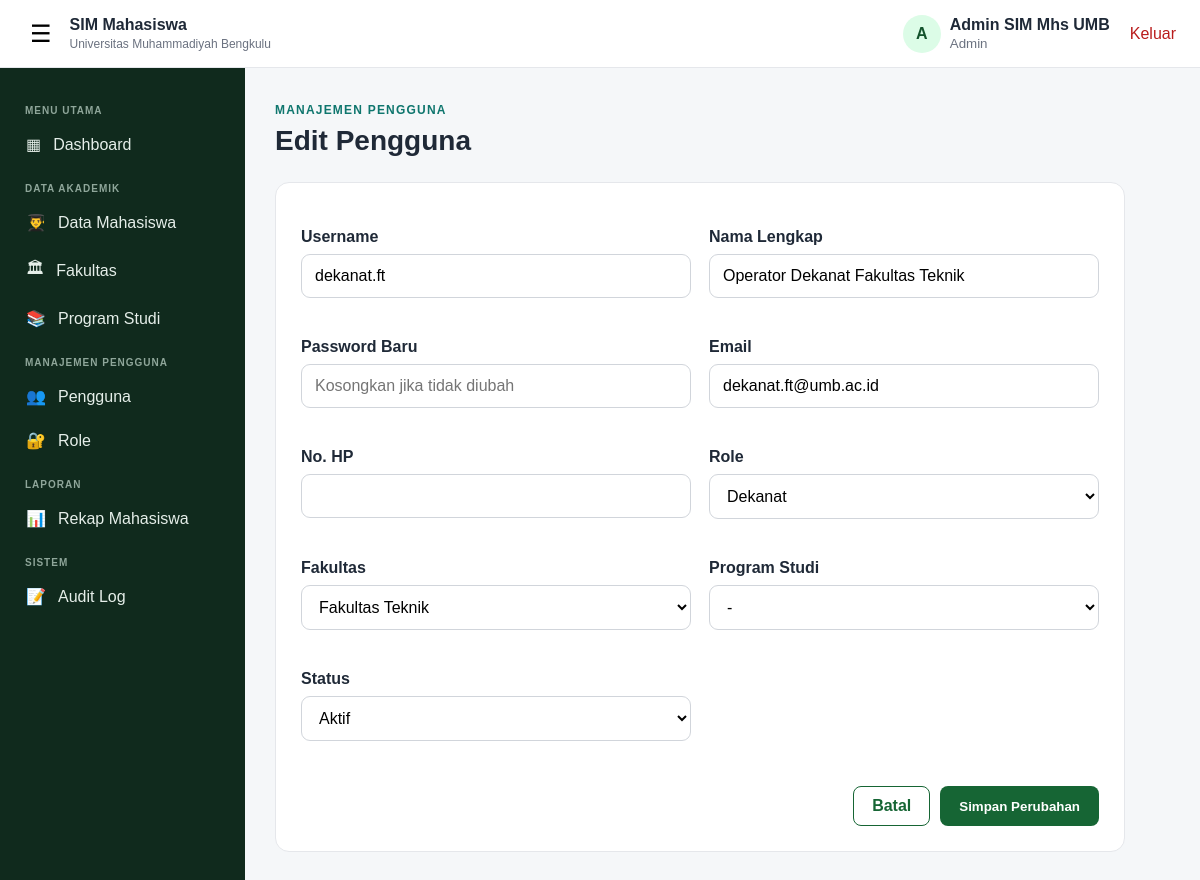
The page /sim_mahasiswa_rbac_role_crud/pengguna_edit.php?id=3 (signed in) on the database its author committed.
### tables this page shows
CREATE TABLE `pengguna` (
  `id_pengguna` bigint(20) UNSIGNED NOT NULL,
  `id_role` smallint(5) UNSIGNED NOT NULL,
  `id_universitas` bigint(20) UNSIGNED DEFAULT NULL,
  `id_fakultas` bigint(20) UNSIGNED DEFAULT NULL,
  `id_program_studi` bigint(20) UNSIGNED DEFAULT NULL,
  `username` varchar(100) NOT NULL,
  `password_hash` varchar(255) NOT NULL,
  `nama_lengkap` varchar(200) NOT NULL,
  `email` varchar(150) DEFAULT NULL,
  `no_hp` varchar(30) DEFAULT NULL,
  `status_aktif` enum('Aktif','Tidak Aktif') NOT NULL DEFAULT 'Aktif',
  `last_login` datetime DEFAULT NULL,
  `created_at` timestamp NOT NULL DEFAULT current_timestamp(),
  `updated_at` timestamp NOT NULL DEFAULT current_timestamp() ON UPDATE current_timestamp()
);

CREATE TABLE `roles` (
  `id_role` smallint(5) UNSIGNED NOT NULL,
  `kode_role` varchar(30) NOT NULL,
  `nama_role` varchar(100) NOT NULL,
  `keterangan` varchar(255) DEFAULT NULL,
  `created_at` timestamp NOT NULL DEFAULT current_timestamp()
);

CREATE TABLE `fakultas` (
  `id_fakultas` bigint(20) UNSIGNED NOT NULL,
  `id_universitas` bigint(20) UNSIGNED NOT NULL,
  `kode_fakultas` varchar(20) NOT NULL,
  `nama_fakultas` varchar(200) NOT NULL,
  `created_at` timestamp NOT NULL DEFAULT current_timestamp(),
  `updated_at` timestamp NOT NULL DEFAULT current_timestamp() ON UPDATE current_timestamp()
);

### sim_mahasiswa_rbac_role_crud/app_helpers.php (called while the page is built, shortened)
<?php
function e($value): string {
    return htmlspecialchars((string)$value, ENT_QUOTES, 'UTF-8');
}
function get_id($name='id'): int {
    $id=filter_input(INPUT_GET,$name,FILTER_VALIDATE_INT);
    return $id ? (int)$id : 0;
}

### sim_mahasiswa_rbac_role_crud/pengguna_edit.php (the view)
<?php require_once 'auth_check.php';require_once '../koneksi.php';require_once 'app_helpers.php';wajib_role(['ADMIN']);$id=get_id();$st=mysqli_prepare($koneksi,"SELECT * FROM pengguna WHERE id_pengguna=?");mysqli_stmt_bind_param($st,'i',$id);mysqli_stmt_execute($st);$d=mysqli_fetch_assoc(mysqli_stmt_get_result($st));mysqli_stmt_close($st);if(!$d)die('Pengguna tidak ditemukan.');$error='';if($_SERVER['REQUEST_METHOD']==='POST'){csrf_verify();$old=$d;$d['nama_lengkap']=trim($_POST['nama_lengkap']??'');$d['email']=trim($_POST['email']??'');$d['no_hp']=trim($_POST['no_hp']??'');$d['id_role']=(int)$_POST['id_role'];$d['id_fakultas']=$_POST['id_fakultas']!==''?(int)$_POST['id_fakultas']:null;$d['id_program_studi']=$_POST['id_program_studi']!==''?(int)$_POST['id_program_studi']:null;$d['status_aktif']=trim($_POST['status_aktif']??'Aktif');$password=$_POST['password']??'';if(!$d['nama_lengkap']||!$d['id_role'])$error='Nama dan role wajib diisi.';if(!$error){if($password!==''){$hash=password_hash($password,PASSWORD_DEFAULT);$st=mysqli_prepare($koneksi,"UPDATE pengguna SET id_role=?,id_fakultas=?,id_program_studi=?,nama_lengkap=?,email=?,no_hp=?,status_aktif=?,password_hash=? WHERE id_pengguna=?");mysqli_stmt_bind_param($st,'iiisssssi',$d['id_role'],$d['id_fakultas'],$d['id_program_studi'],$d['nama_lengkap'],$d['email'],$d['no_hp'],$d['status_aktif'],$hash,$id);}else{$st=mysqli_prepare($koneksi,"UPDATE pengguna SET id_role=?,id_fakultas=?,id_program_studi=?,nama_lengkap=?,email=?,no_hp=?,status_aktif=? WHERE id_pengguna=?");mysqli_stmt_bind_param($st,'iiissssi',$d['id_role'],$d['id_fakultas'],$d['id_program_studi'],$d['nama_lengkap'],$d['email'],$d['no_hp'],$d['status_aktif'],$id);}if(mysqli_stmt_execute($st)){audit_log($koneksi,(int)$_SESSION['id_pengguna'],'pengguna',(string)$id,'UPDATE',$old,$d);flash('success','Pengguna berhasil diperbarui.');redirect_to('pengguna.php');}$error='Gagal memperbarui.';mysqli_stmt_close($st);}}$roles=mysqli_query($koneksi,"SELECT id_role,kode_role,nama_role FROM roles ORDER BY nama_role");$faks=mysqli_query($koneksi,"SELECT id_fakultas,nama_fakultas FROM fakultas ORDER BY nama_fakultas");$prodis=mysqli_query($koneksi,"SELECT ps.id_program_studi,ps.nama_program_studi,f.nama_fakultas FROM program_studi ps JOIN fakultas f ON ps.id_fakultas=f.id_fakultas ORDER BY f.nama_fakultas,ps.nama_program_studi");?><!doctype html><html lang="id"><head><meta charset="utf-8"><meta name="viewport" content="width=device-width,initial-scale=1"><title>Edit Pengguna</title><link rel="stylesheet" href="style.css"></head><body class="app-body"><?php include 'topbar.php';include 'sideleftbar.php';?><main class="main-content"><div class="page-heading"><span class="eyebrow">MANAJEMEN PENGGUNA</span><h1>Edit Pengguna</h1></div><?php if($error):?><div class="alert alert-danger"><?=e($error)?></div><?php endif;?><div class="dashboard-panel form-panel"><form method="post"><div class="form-grid"><div class="form-group"><label>Username</label><input value="<?=e($d['username'])?>" readonly></div><div class="form-group"><label>Nama Lengkap</label><input name="nama_lengkap" required value="<?=e($d['nama_lengkap'])?>"></div><div class="form-group"><label>Password Baru</label><input type="password" name="password" minlength="8" placeholder="Kosongkan jika tidak diubah"></div><div class="form-group"><label>Email</label><input type="email" name="email" value="<?=e($d['email'])?>"></div><div class="form-group"><label>No. HP</label><input name="no_hp" value="<?=e($d['no_hp'])?>"></div><div class="form-group"><label>Role</label><select name="id_role"><?php while($x=mysqli_fetch_assoc($roles)):?><option value="<?=$x['id_role']?>" <?=$d['id_role']==$x['id_role']?'selected':''?>><?=e($x['nama_role'])?></option><?php endwhile;?></select></div><div class="form-group"><label>Fakultas</label><select name="id_fakultas"><option value="">-</option><?php while($x=mysqli_fetch_assoc($faks)):?><option value="<?=$x['id_fakultas']?>" <?=$d['id_fakultas']==$x['id_fakultas']?'selected':''?>><?=e($x['nama_fakultas'])?></option><?php endwhile;?></select></div><div class="form-group"><label>Program Studi</label><select name="id_program_studi"><option value="">-</option><?php while($x=mysqli_fetch_assoc($prodis)):?><option value="<?=$x['id_program_studi']?>" <?=$d['id_program_studi']==$x['id_program_studi']?'selected':''?>><?=e($x['nama_fakultas'].' - '.$x['nama_program_studi'])?></option><?php endwhile;?></select></div><div class="form-group"><label>Status</label><select name="status_aktif"><option <?=$d['status_aktif']==='Aktif'?'selected':''?>>Aktif</option><option <?=$d['status_aktif']==='Tidak Aktif'?'selected':''?>>Tidak Aktif</option></select></div></div><div class="form-actions"><a class="btn btn-outline" href="pengguna.php">Batal</a><button class="btn btn-primary">Simpan Perubahan</button></div><?=csrf_field()?></form></div></main><script src="script.js"></script></body></html>

### sim_mahasiswa_rbac_role_crud/style.css (style rules this page uses)
* { box-sizing: border-box; }
:root { --primary: #166534; --primary-dark: #14532d; --secondary: #0f766e; --text: #1f2937; --muted: #6b7280; --border: #e5e7eb; --bg: #f5f7f9; --white: #ffffff; --danger: #b91c1c; --sidebar: #102a1d; }
body { margin: 0; font-family: Arial, Helvetica, sans-serif; color: var(--text); background: var(--bg); }
a { text-decoration: none; color: inherit; }
.btn { display: inline-flex; align-items: center; justify-content: center; border: 1px solid transparent; border-radius: 8px; padding: 10px 18px; font-weight: 600; cursor: pointer; }
.btn-primary { background: var(--primary); color: #fff; }
.btn-outline { border-color: var(--primary); color: var(--primary); background: #fff; }
.eyebrow { color: var(--secondary); font-size: 12px; font-weight: 800; letter-spacing: 1.2px; }
.form-group { margin: 20px 0; }
.form-group label { display: block; font-weight: 600; margin-bottom: 8px; }
.form-group input { width: 100%; padding: 13px 14px; border: 1px solid #d1d5db; border-radius: 8px; font-size: 15px; }
.app-body { min-height: 100vh; }
.main-content { margin-left: 245px; padding: 100px 30px 40px; min-height: 100vh; }
.page-heading { margin-bottom: 25px; }
.page-heading h1 { margin: 7px 0; font-size: 28px; }
.dashboard-panel { background: #fff; border: 1px solid var(--border); border-radius: 14px; margin-top: 25px; }
.form-panel { padding: 25px; max-width: 850px; }
.form-actions { display: flex; justify-content: flex-end; gap: 10px; margin-top: 25px; }
.btn { position:relative;overflow:hidden;transition:transform .2s ease,box-shadow .2s ease,background .2s ease,border-color .2s ease }
.btn::after { content:"";position:absolute;width:0;height:0;border-radius:50%;background:rgba(255,255,255,.28);left:50%;top:50%;transform:translate(-50%,-50%);transition:width .35s ease,height .35s ease }
.dashboard-panel { overflow:hidden }
.form-panel { padding:25px }
.form-grid { display:grid;grid-template-columns:repeat(2,minmax(0,1fr));gap:0 18px }
.form-group textarea,.form-group select,.form-group input { width:100%;padding:12px 13px;border:1px solid #d1d5db;border-radius:9px;font:inherit;background:#fff;transition:border-color .2s,box-shadow .2s,transform .2s }
.form-actions { display:flex;gap:10px;justify-content:flex-end;margin-top:25px }
.main-content { animation:pageFade .45s ease }

### rows shown on the page
pengguna: username "dekanat.ft", nama_lengkap "Operator Dekanat Fakultas Teknik", email "dekanat.ft@umb.ac.id", id_role "Dekanat", id_fakultas "Fakultas Teknik", status_aktif "Aktif"

### other values the page prints
substr($namaPengguna, 0, 1) "A"
$namaPengguna "Admin SIM Mhs UMB"
$namaRole "Admin"
